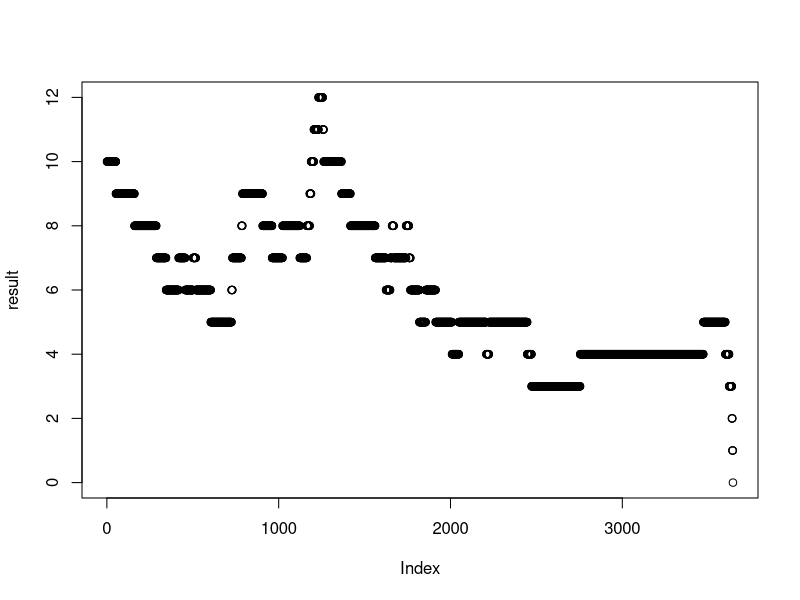

This figure's R source:
Nmax <- 20
N <- 10
time.series <- c(N)

b <- 1.1
d <- 1
Dt <- 0.001

stochastic.time.series <- function(N, Nmax, b, d, Dt){
  time.series <- c(N)
  while (N > 0 & N < Nmax) {
  event <- sample(c(1, -1, 0), 1, c(b*N*Dt, d*N*Dt, 1-N*Dt*(b + d)), replace = TRUE)
  N <- N + event
  time.series <- append(time.series, N)
  }
  return(time.series)
}

result <- stochastic.time.series(10, 20, 1.0, 1.1, 0.001)

plot(result)
